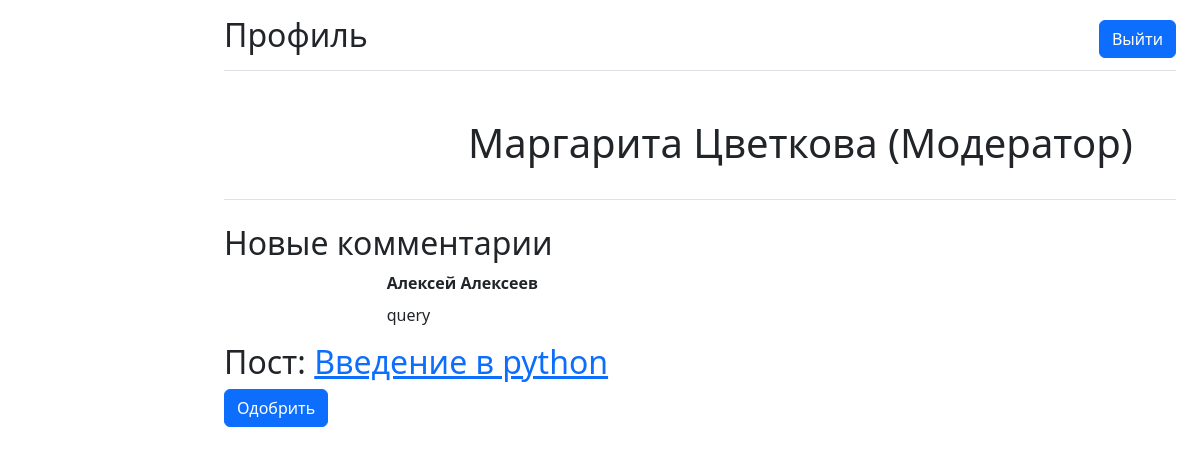
Screenshot of /pages/profile.php (signed in) with the database file from the repository.
### tables this page shows
CREATE TABLE `users` (
  `id` int(11) NOT NULL,
  `name` varchar(200) NOT NULL,
  `email` varchar(200) NOT NULL,
  `password` varchar(200) NOT NULL,
  `isAdmin` tinyint(1) NOT NULL
);

CREATE TABLE `comments` (
  `id` int(11) NOT NULL,
  `text` text NOT NULL,
  `isApproved` tinyint(1) NOT NULL,
  `user_id` int(11) NOT NULL,
  `post_id` int(11) NOT NULL
);

CREATE TABLE `posts` (
  `id` int(11) NOT NULL,
  `title` varchar(200) NOT NULL,
  `content` text NOT NULL,
  `thumbnailUrl` varchar(200) NOT NULL,
  `id_user` int(11) NOT NULL
);

### pages/profile.php (the view, shortened to what this page needs)
<?php require "../components/links.php" ?>
<main class="col-md-9 ms-sm-auto col-lg-10 px-md-4">
    <div class="d-flex justify-content-between flex-wrap flex-md-nowrap align-items-center pt-3 pb-2 mb-3 border-bottom">
        <h1 class="h2">Профиль</h1>
        <div class="btn-toolbar mb-2 mb-md-0">
            <a href="../functions/doLogout.php">
                <button type="button" class="btn btn-primary">Выйти</button>
            </a>
        </div>
    </div>
    <?php
    $conn = new mysqli("localhost", "root", "", "kormyshevblog");
    $get_author_query = "SELECT * FROM `users` WHERE id = " . $_SESSION['current_user_id'];
    $author = $conn->query($get_author_query)->fetch_assoc();
    ?>
    <?php if (!$author['isAdmin']) : ?>
        <section class="border-bottom  mt-4 pt-4 mb-4 pb-4">
            <div class="row">
                <div class="col-3">
                    <img src="../assets/img/avatar.png" class="img-fluid shadow-1-strong rounded" alt="" />
                </div>
                <div class="col-9">
                    <h1 class="mb-2"><?php echo $author['name']; ?></h1>
                </div>
            </div>
        </section>
        <h2>Мои комментарии</h2>
        <?php
        $conn = new mysqli("localhost", "root", "", "kormyshevblog");
        $get_comments_query = "SELECT * FROM `comments` WHERE user_id = " . $author['id'];
        $comments_res = $conn->query($get_comments_query);
        ?>
        <ul class="list-group list-group-flush">
            <?php while ($comment = $comments_res->fetch_assoc()) : ?>
                <?php
                $get_post_query = "SELECT * FROM `posts` WHERE id = " . $comment['post_id'];
                $post = $conn->query($get_post_query)->fetch_assoc();
                ?>
                <li class="list-group-item">
                    <p><strong>Комментарий: </strong> <?php echo $comment['text']; ?> </p>
                    <p><strong>Пост: </strong> <a href="../pages/post.php?id=<?php echo $post['id']; ?>"> <?php echo $post['title']; ?> </a> </p>
                </li>
            <?php endwhile; ?>
        </ul>
    <?php else : ?>
        <section class="border-bottom  mt-4 pt-4 mb-4 pb-4">
            <div class="row">
                <div class="col-3">
                </div>
                <div class="col-9">
                    <h1 class="mb-2"><?php echo $author['name'];  ?> (Модератор)</h1>
                </div>
            </div>
        </section>
        <h2>Новые комментарии</h2>
        <?php $conn = new mysqli("localhost", "root", "", "kormyshevblog");
        $get_comments_query = "SELECT * FROM `comments` WHERE isApproved = 0";
        $comments_res = $conn->query($get_comments_query);
        while ($comment = $comments_res->fetch_assoc()) :
            $comment_post_query = $conn->query("SELECT * FROM `posts` WHERE id = " . $comment['post_id']);
            $comment_post = $comment_post_query->fetch_assoc();
            $comment_author_query = $conn->query("SELECT * FROM `users` WHERE id = " . $comment['user_id']);
            $comment_author = $comment_author_query->fetch_assoc();
        ?>
            <div class="row mb-4">
                <div class="col-2">
                </div>
                <div class="col-10">
                    <p class="mb-2"><strong><?php echo $comment_author['name'] ?></strong></p>
                    <p>
                        <?php echo $comment['text']; ?>
                    </p>
                </div>
                <h2>Пост: <a href="../pages/post.php?id=<?php echo $comment_post['id']; ?>"><?php echo $comment_post['title']; ?></a></h2>
                <a href="../functions/doApproveComment.php?id=<?php echo $comment['id']; ?>">
                    <button type="button" class="btn btn-primary">Одобрить</button>
                </a>
            </div>
        <?php endwhile; ?>
    <?php endif; ?>
</main>

### components/links.php (shortened to what this page needs)
<link rel="stylesheet" href="/style.css">
<link href="https://cdn.jsdelivr.net/npm/bootstrap@5.3.2/dist/css/bootstrap.min.css" rel="stylesheet">
<link href="https://maxcdn.bootstrapcdn.com/font-awesome/4.3.0/css/font-awesome.min.css" rel="stylesheet">

### rows the page displays
users: name "Маргарита Цветкова"
comments: user.name "Алексей Алексеев", text "query", post.title "Введение в python"
